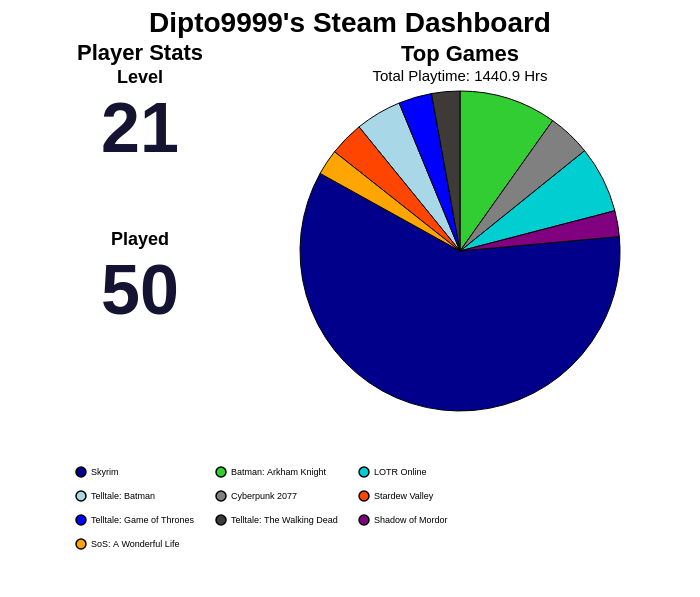

The specification (Vega-Lite) saved for this image:
### Vega-Lite specification from a JSON file in a GitHub repository (floating-point values rounded to 4 significant figures)
{"background": null, "config": {"view": {"continuousWidth": 200, "continuousHeight": 200, "strokeOpacity": 0, "strokeWidth": 1.5}, "axis": {"labelFontSize": 14, "titleFontSize": 18}, "legend": {"labelFontSize": 13, "titleFontSize": 16}}, "hconcat": [{"vconcat": [{"data": {"name": "data-ce2f25787bade8ca3fba4cb14335a451"}, "mark": {"type": "text", "align": "center", "baseline": "middle", "color": "#141331", "fontSize": 70, "fontWeight": "bold"}, "encoding": {"text": {"field": "Value", "type": "quantitative"}, "x": {"axis": null, "field": "Metric", "type": "nominal"}, "y": {"value": 40}}, "height": 120, "title": {"text": "Level", "anchor": "middle", "fontSize": 18}, "width": 200}, {"data": {"name": "data-92b892d679d5fbeaa0a56e1238c7fc12"}, "mark": {"type": "text", "align": "center", "baseline": "middle", "color": "#141331", "fontSize": 70, "fontWeight": "bold"}, "encoding": {"text": {"field": "Value", "type": "quantitative"}, "x": {"axis": null, "field": "Metric", "type": "nominal"}, "y": {"value": 40}}, "height": 120, "title": {"text": "Played", "anchor": "middle", "fontSize": 18}, "width": 200}], "title": {"text": "Player Stats", "anchor": "middle", "fontSize": 22}}, {"data": {"name": "data-b2da6c3eee8efb20e4c0e498a7d77a12"}, "mark": {"type": "arc", "stroke": "black", "strokeWidth": 1}, "encoding": {"color": {"field": "name", "legend": {"columnPadding": 18, "columns": 3, "direction": "horizontal", "labelFontSize": 9, "orient": "bottom", "padding": 35, "rowPadding": 8, "title": "", "titleAlign": "center", "titleFontSize": 13}, "scale": {"range": ["#00008B", "#32CD32", "#00CED1", "#A8D7E7", "#808080", "#FF4500", "#0000FF", "#3D3A38", "#800080", "#FFA500", "#006400", "#8B0000", "#FFD700", "#4682B4", "#2E8B57"]}, "sort": null, "type": "nominal"}, "theta": {"field": "playtime_percentage", "type": "quantitative"}, "tooltip": [{"field": "name", "title": "Game", "type": "nominal"}, {"field": "playtime_forever", "format": ".1f", "title": "Time (Hrs)", "type": "quantitative"}, {"field": "playtime_percentage", "format": ".2f", "title": "Playtime (%)", "type": "quantitative"}]}, "height": 320, "title": {"text": "Top Games", "anchor": "middle", "fontSize": 22, "subtitle": "Total Playtime: 1440.9 Hrs", "subtitleFontSize": 15}, "width": 400}], "padding": {"left": 40, "right": 40, "top": 10, "bottom": 10}, "title": {"text": "Dipto9999's Steam Dashboard", "anchor": "middle", "fontSize": 28}, "$schema": "https://vega.github.io/schema/vega-lite/v5.20.1.json", "datasets": {"data-ce2f25787bade8ca3fba4cb14335a451": [{"Metric": "Level", "Value": 21}], "data-92b892d679d5fbeaa0a56e1238c7fc12": [{"Metric": "Played", "Value": 50}], "data-b2da6c3eee8efb20e4c0e498a7d77a12": [{"name": "Skyrim", "playtime_forever": 845.3, "appid": 72850, "playtime_percentage": 59.5}, {"name": "Batman: Arkham Knight", "playtime_forever": 139.7, "appid": 208650, "playtime_percentage": 9.83}, {"name": "LOTR Online", "playtime_forever": 95.7, "appid": 212500, "playtime_percentage": 6.74}, {"name": "Telltale: Batman", "playtime_forever": 66.22, "appid": 498240, "playtime_percentage": 4.66}, {"name": "Cyberpunk 2077", "playtime_forever": 62.2, "appid": 1091500, "playtime_percentage": 4.38}, {"name": "Stardew Valley", "playtime_forever": 49.5, "appid": 413150, "playtime_percentage": 3.48}, {"name": "Telltale: Game of Thrones", "playtime_forever": 47.68, "appid": 330840, "playtime_percentage": 3.36}, {"name": "Telltale: The Walking Dead", "playtime_forever": 40.52, "appid": 207610, "playtime_percentage": 2.85}, {"name": "Shadow of Mordor", "playtime_forever": 37.05, "appid": 241930, "playtime_percentage": 2.61}, {"name": "SoS: A Wonderful Life", "playtime_forever": 36.75, "appid": 2111170, "playtime_percentage": 2.59}]}}
